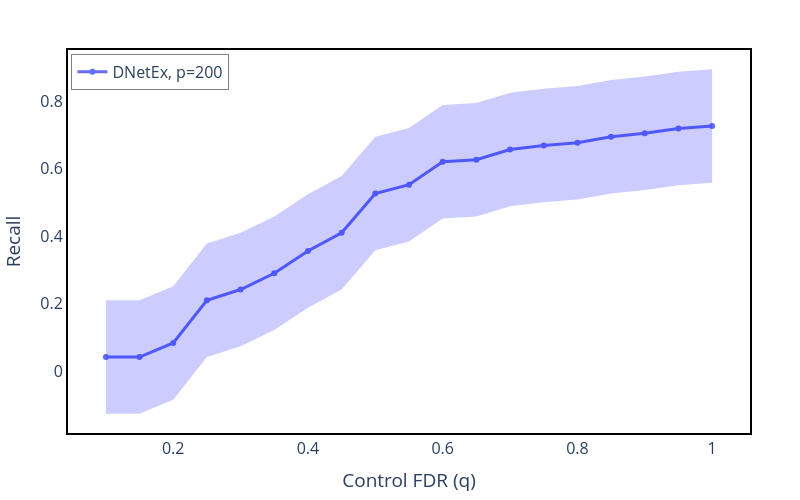

Notebook cell for this chart:
### Markdown cell above
# Power Analysis

### Code cell
pfig = go.Figure()

run_number = 0

fig = go.Figure()

fig.add_trace(
    go.Scatter(
        x=runs_qs_list[run_number],
        y=runs_recall_list[run_number],
        mode='lines+markers',
        name=f'DNetEx, p=200'
    )
)
# Shaded confidence interval
fig.add_trace(
    go.Scatter(
        x=list(runs_qs_list[run_number]) + list(runs_qs_list[run_number][::-1]),
        y=list(runs_recall_list[run_number] + runs_recall_std_list[run_number]) + list((runs_recall_list[run_number] - runs_recall_std_list[run_number])[::-1]),
        fill='toself',
        fillcolor='rgba(0, 0, 255, 0.2)',  # transparent blue
        line=dict(color='rgba(255,255,255,0)'),
        hoverinfo="skip",
        showlegend=False
    )
)


fig.update_traces(line=dict(width=3))

fig.update_layout(
    autosize=False,
    xaxis1=dict(tickfont=dict(size=16),showticklabels=True),
    yaxis1=dict(tickfont=dict(size=16),showticklabels=True),
    width=800,
    height=500,
    xaxis_title='Control FDR (q)',
    yaxis_title='Recall',
    plot_bgcolor='white',
    paper_bgcolor='white',
    margin=dict(l=50, r=50, t=50, b=50),
    showlegend=True,
    legend=dict(
        x=0.005,
        y=0.99,  
        xanchor='left',
        yanchor='top',
        bgcolor='rgba(255, 255, 255, 0.6)',
        bordercolor='gray',
        borderwidth=1
    ),
    xaxis=dict(showline=True, linewidth=2, linecolor='black', mirror=True),
    yaxis=dict(showline=True, linewidth=2, linecolor='black', mirror=True),
    font=dict(size=16)
)

fig.write_image("Results/fdr-control.pdf")
fig.show()

### Figure 1 — Plotly figure (JSON) as saved in the notebook; plotly's stock layout.template omitted (floating-point values rounded to 4 significant figures)
{"data": [{"line": {"width": 3}, "mode": "lines+markers", "name": "DNetEx, p=200", "type": "scatter", "x": [0.1, 0.15, 0.2, 0.25, 0.3, 0.35, 0.4, 0.45, 0.5, 0.55, 0.6, 0.65, 0.7, 0.75, 0.8, 0.85, 0.9, 0.95, 1], "y": [0.042, 0.042, 0.084, 0.21, 0.242, 0.29, 0.356, 0.41, 0.526, 0.552, 0.62, 0.626, 0.656, 0.668, 0.676, 0.694, 0.704, 0.718, 0.726]}, {"fill": "toself", "fillcolor": "rgba(0, 0, 255, 0.2)", "hoverinfo": "skip", "line": {"color": "rgba(255,255,255,0)", "width": 3}, "showlegend": false, "type": "scatter", "x": [0.1, 0.15, 0.2, 0.25, 0.3, 0.35, 0.4, 0.45, 0.5, 0.55, 0.6, 0.65, 0.7, 0.75, 0.8, 0.85, 0.9, 0.95, 1, 1, 0.95, 0.9, 0.85, 0.8, 0.75, 0.7, 0.65, 0.6, 0.55, 0.5, 0.45, 0.4, 0.35, 0.3, 0.25, 0.2, 0.15, 0.1], "y": [0.2099, 0.2099, 0.2519, 0.3779, 0.4099, 0.4579, 0.5239, 0.5779, 0.6939, 0.7199, 0.7879, 0.7939, 0.8239, 0.8359, 0.8439, 0.8619, 0.8719, 0.8859, 0.8939, 0.5581, 0.5501, 0.5361, 0.5261, 0.5081, 0.5001, 0.4881, 0.4581, 0.4521, 0.3841, 0.3581, 0.2421, 0.1881, 0.1221, 0.07407, 0.04207, -0.08393, -0.1259, -0.1259]}], "layout": {"autosize": false, "font": {"size": 16}, "height": 500, "legend": {"bgcolor": "rgba(255, 255, 255, 0.6)", "bordercolor": "gray", "borderwidth": 1, "x": 0.005, "xanchor": "left", "y": 0.99, "yanchor": "top"}, "margin": {"b": 50, "l": 50, "r": 50, "t": 50}, "paper_bgcolor": "white", "plot_bgcolor": "white", "showlegend": true, "width": 800, "xaxis": {"linecolor": "black", "linewidth": 2, "mirror": true, "showline": true, "showticklabels": true, "tickfont": {"size": 16}, "title": {"text": "Control FDR (q)"}}, "yaxis": {"linecolor": "black", "linewidth": 2, "mirror": true, "showline": true, "showticklabels": true, "tickfont": {"size": 16}, "title": {"text": "Recall"}}}}
